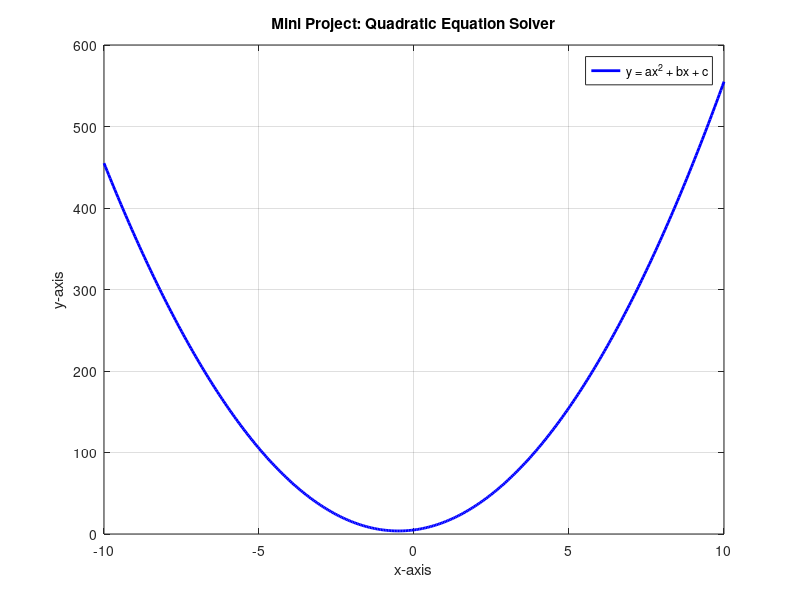

Write the MATLAB code that produced this figure.
% this script solves the quadratic equation and plots the graph of it,
% highlighting the roots.
clear
clc

% display clear instructions to the user

disp('Welcome to the Quadratic Equation Solver');
disp('The equation is in the form: y = ax^2 + bx + c');

% ask user for inputs for the values of a, b and c for the quadratic eq

a = input('Please input a value for "a"');

while a<0 || a==0 || isnan(a) || ~isreal(a) || isinf(a)
    % error messages
    if a<0 % if a is negative
        disp('"a" must be positive');
    elseif a==0 % if a is zero
        disp('zero is not an appropriate value');
    elseif isnan(a) % anything other than a number e.g a letter
        disp('"a" must be a number');
    elseif ~isreal(a) % if the value is a complex number 
        disp('"a" must be real');
    elseif isinf(a) % if the value is infinity
        disp('"a" must be finite');
    end
    a = input('Please input a value for "a" again.'); % asking for the value again
end
disp('The value for "a" is valid!');

     
b = input('Please input a value for "b"');

while b<0 || b==0 || isnan(b) || ~isreal(b) || isinf(b)
    if b<0 
        disp('"b" must be positive');
    elseif b==0 
        disp('zero is not an appropriate value');
    elseif isnan(b)
        disp('"b" must be a number');
    elseif ~isreal(b)
        disp('"b" must be real');
    elseif isinf(b)
        disp('"b" must be finite');
    end
    b = input('Please input a value for "b" again.');
end
disp('The value for "b" is valid!');
 

c = input('Please input a value for "c"');

while c<0 || c==0 || isnan(c) || ~isreal(c) || isinf(c)
    if c<0 
        disp('"c" must be positive');
    elseif c==0 
        disp('zero is not an appropriate value');
    elseif isnan(c)
        disp('"c" must be a number');
    elseif ~isreal(c)
        disp('"c" must be real');
    elseif isinf(c)
        disp('"c" must be finite');
    end
    c = input('Please input a value for "c" again.');
end
disp('The value for "c" is valid!');
     
% calculate the discriminat and determine the number and type of roots
D = b^2 - 4*a*c;
if D > 0 
    noOfRoots = 2;
    disp('2 real roots');
elseif D==0
    noOfRoots = 1;
    disp('1 real root');
else 
    noOfRoots = 0;
    disp('no real roots');
end
% give root information to the user
fprintf('The quadratic euqation has %d %s. \n',noOfRoots);

% calc roots 
if noOfRoots == 2
    root1 = (-b + sqrt(D)) / (2*a);
    root2 = (-b - sqrt(D)) / (2*a);
    fprintf('root 1: %.2f\n', root1);
    fprintf('root2: %.2f\n', root2);
elseif noOfRoots == 1
    root1 = (-b / (2*a));
    fprintf('repeated root: %.2f\n', root1);
end

% graph plotting
xRange = linspace(-10,10,400); %!!!!!!!come back to this!!!!!!
yValues = (a*xRange.^2 + b*xRange + c); % calculate y values
plot(xRange, yValues, 'b-', 'LineWidth',2); % plot curve
hold on; % keep current plot

% highlight roots on curve
if noOfRoots == 2
    plot(root1, 0, 'ro','MarkerSize',8, 'DisplayName','Root 1');
    plot(root2,0,'ro','MarkerSize',8, 'DisplayName','Root 2');
elseif noOfRoots == 1
    plot(root1,0,'ro','MarkerSize',8, 'DisplayName','repeated root');
end

xlabel('x-axis');
ylabel('y-axis');
title('Mini Project: Quadratic Equation Solver');
legend('y = ax^2 + bx + c','Location','best');
grid on; % add grid
hold off; % stop plot hold

disp('Thanks for using the Quadratic Equation Solver!');
